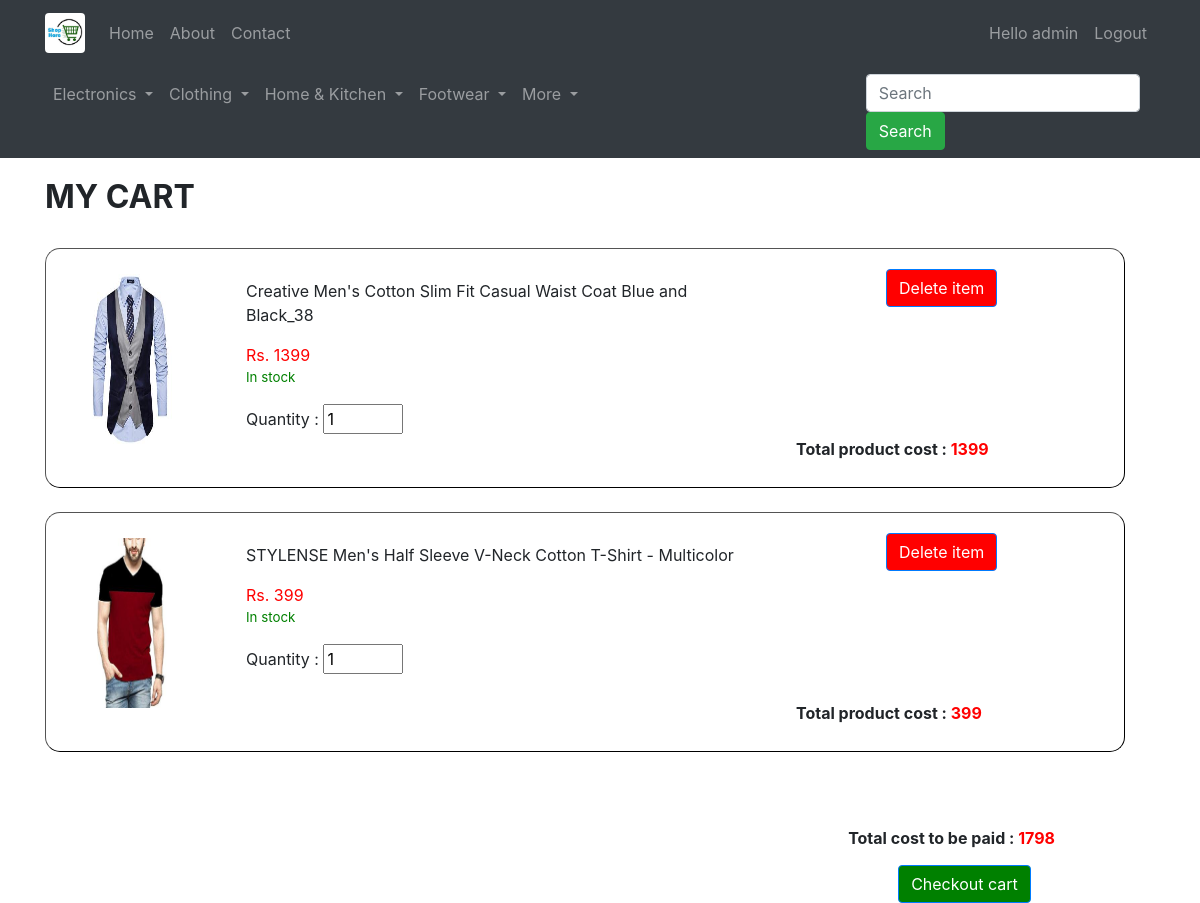
Screenshot of /cart/ (signed in) with the database file from the repository.
### product/models.py (models this page shows, shortened)
class Purchase(models.Model):
    cart = models.ForeignKey(Cart, on_delete=models.CASCADE)
    name = models.ForeignKey(ProductForm, on_delete=models.DO_NOTHING)
    quantity = models.PositiveIntegerField()
    price_per_item = models.PositiveIntegerField()

class ProductForm(models.Model):
    name = models.CharField(max_length=250)
    description = tinymce_models.HTMLField()
    price = models.PositiveIntegerField()
    category = models.ForeignKey(Category, on_delete=models.DO_NOTHING)
    uploadedDate = models.DateTimeField(auto_now=True)
    stock = models.PositiveIntegerField()
    image = models.ImageField(upload_to='product_images/', height_field=None, width_field=None, max_length=100)
    class Meta:
        verbose_name = 'Products'
        verbose_name_plural = 'Products'

### product/views.py (the view)
# urls.py: url(r'^cart/$', views.cart, name='cart'),
@login_required(login_url='mainpage')
def cart(request):
    cart_obj = Cart.objects.filter(user=request.user.id, is_paid__exact='no').first()
    product_prices = []
    total_amount = 0
    ensure_stock = ''
    if not cart_obj:
        purchases = ''
    else:
        if cart_obj.transaction_id != '':
            response = settings.INSTAMOJO_API.payment_request_status(cart_obj.transaction_id)
            if response['payment_request']['status'] == 'Completed' and response['payment_request']['payments'][0]['status'] == 'Credit':
                purchases = ''
                cart_obj.transaction_id = response['payment_request']['payments'][0]['payment_id']
                cart_obj.is_paid = 'yes'
                cart_obj.save()
            else:
                cart_obj.transaction_id = ''
                cart_obj.save()
                purchases = Purchase.objects.filter(cart=cart_obj)
                for item in purchases:
                    product = ProductForm.objects.filter(id=item.name.id).first()
                    product.stock = product.stock + item.quantity
                    product.save()
                if not purchases:
                    purchases = ''
                else:
                    for product in purchases:
                        if product.quantity > product.name.stock:
                            ensure_stock = ''
                        else:
                            ensure_stock = 'ok'
                        product_prices.append(product.quantity*product.name.price)
                        total_amount += product.quantity*product.name.price
                        product.price_per_item = product.name.price
                        product.save()
                    cart_obj.total_payment = total_amount
                    cart_obj.save()
        else:
            purchases = Purchase.objects.filter(cart=cart_obj)
            if not purchases:
                purchases = ''
            else:
                for product in purchases:
                    if product.quantity > product.name.stock:
                        ensure_stock = ''
                    else:
                        ensure_stock = 'ok'
                    product_prices.append(product.quantity*product.name.price)
                    total_amount += product.quantity*product.name.price
                    product.price_per_item = product.name.price
                    product.save()
                cart_obj.total_payment = total_amount
                cart_obj.save()
    if purchases == '':
        return render(request, 'product/cart.html', {'purchases': zip(purchases,product_prices),'total_payment': total_amount,'is_empty': 'Yes','ensure_stock': ensure_stock})
    else:
        return render(request, 'product/cart.html', {'purchases': zip(purchases,product_prices),'total_payment': total_amount,'is_empty': 'No','ensure_stock': ensure_stock})

### users/forms.py
class UserLoginForm(AuthenticationForm):
    pass

### product/context_processors.py (called while the page is built)
def all_categories(request):
    signup_form = UserProfileForm()
    login_form = UserLoginForm()
    data = {}
    for category in SUPERCATEGORY_CHOICES:
        data.update({category[1]: Category.objects.filter(superCategory=category[0])})
    return {'login_form': login_form,'signup_form': signup_form,'data': data}

### templates/product/cart.html (shortened to what this page needs)
{% extends 'product/base.html' %}
{% load static %}
{% load crispy_forms_tags %}
{% block content %}
<div>
    <h2 style="margin-top: 20px;font-weight: bolder;">MY CART</h2><br>
    {% if is_empty == 'Yes' %}
        <p>No items in your cart</p>
    {% else %}
    <div>
        {% for product,amount in purchases %}
            <div style="border: double 1px black;border-radius: 15px;height: 240px;border-width: thin;border-style: outset;width: 1080px;">
                <div style="width: 100px;margin-top: 10px;float: left;height: 200px;">
                   <img src="/media/{{ product.name.image }}" height=170px width=100px style="margin-top: 15px;margin-left: 35px;">
                </div>
                <div style="margin-left: 200px;">
                    <div style="margin-top: 30px; width: 500px;height: 200px; float: left;">
                        <p style="font-size: medium;">{{ product.name.name }}</p>
                        <p style="color:red;margin-bottom: 1px;margin-top: 6px;font-size: medium;">Rs. {{ product.name.price }}</p>
                        {% if product.name.stock == 0 %}
                            <p style="color:rgb(136, 4, 4);font-size: smaller;">Out of stock</p>
                        {% elif product.name.stock >= product.quantity %}
                            <p style="color:green;font-size: smaller;">In stock</p>
                        {% else %}
                            <p style="color:rgb(136, 4, 4);font-size: smaller;">Less stocks available then quantity mentioned</p>
                        {% endif %}
                        <label>Quantity :</label>
                        <input onchange="update_quantity('{{ product.name.id }}')" id="{{ product.name.id }}" type="number" required min=1 value="{{ product.quantity }}" style="width:80px;">
                    </div>
                    <div style="width: 300px;margin-left: 550px; padding-top:20px;">
                        <a onclick="delete_item('{{ product.name.id }}')" id="delete_button_{{ product.name.id }}" type="button" href="#" class="btn btn-primary" style="background: red;margin-bottom: 130px;margin-left: 90px;">Delete item</a>
                        <p style="font-weight: bold">Total product cost : <span style="color: red;">{{ amount }}</span></p>
                    </div>
                </div>
            </div><br>
        {% endfor %}
        <div style="float: right;">
            <p style="font-weight: bold;margin-right: 100px;margin-top: 50px;margin-bottom: 10px;">Total cost to be paid : <span style="color: red;">{{ total_payment }}</span></p>
            <form id="checkout_form" onsubmit="check_stock('{{ ensure_stock }}')" method='post'>
                <button type="submit" id="checkout_button" class="btn btn-primary" style="background: green;margin-top: 5px;margin-left:50px;">Checkout cart</button>
            </form>
        </div>
    </div>
    {% endif %}
</div>
{% endblock %}

### rows the page displays
Purchase: name.image (picture), name.name "Creative Men's Cotton Slim Fit Casual Waist Coat Blue and Black_38", name.price "1399", shows "In stock", quantity "1", price_per_item "1399"
Purchase: name.image (picture), name.name "STYLENSE Men's Half Sleeve V-Neck Cotton T-Shirt - Multicolor", name.price "399", shows "In stock", quantity "1", price_per_item "399"

### other values shown
{{ category }} "Electronics" "Clothing" "Home & Kitchen" "Footwear" "More"
{{ total_payment }} "1798"
